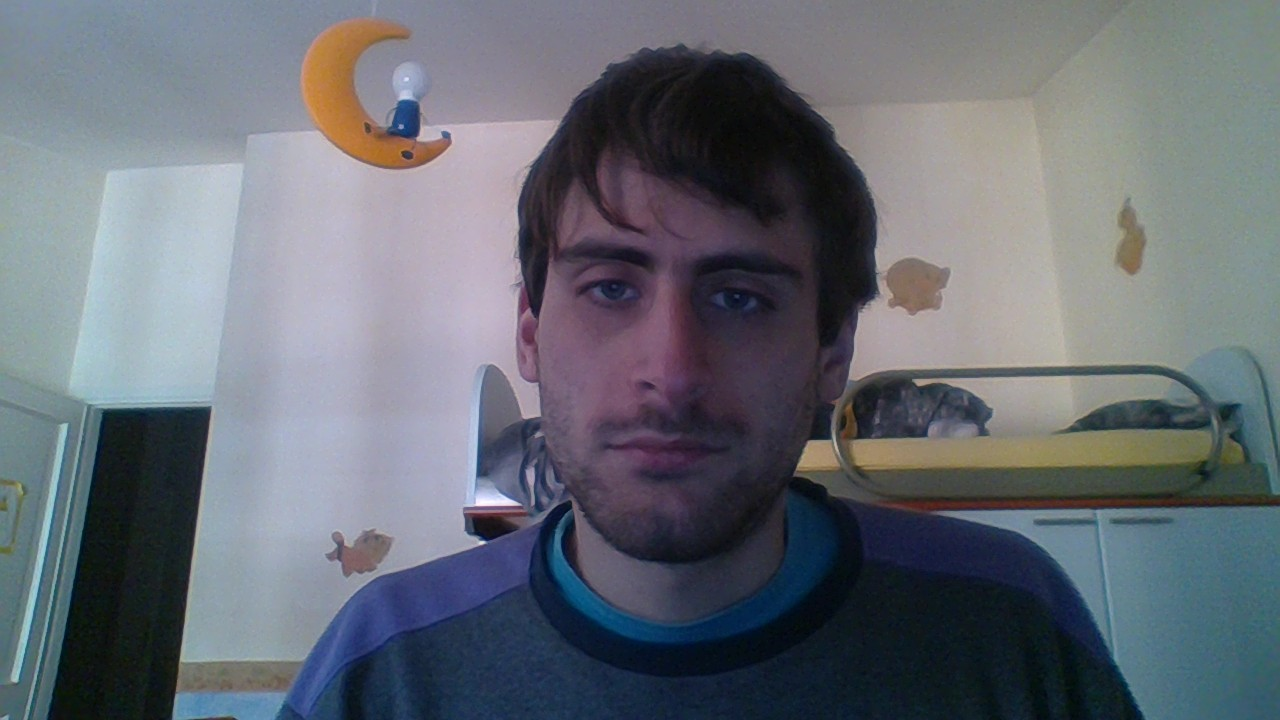
#> input picture server/probes/0.jpg, 1280 x 720 px; its folder holds only this picture in this run
$ python FaceRecMul.py
#> lines starting #> are read from the running program, lines starting #| are printed output that depends on the picture
import numpy as np
import cv2
import pickle
import os
import sys

face_cascade = cv2.CascadeClassifier('cascades/data/haarcascade_frontalface_alt2.xml')
eye_cascade = cv2.CascadeClassifier('cascades/data/haarcascade_eye.xml')

BASE_DIR = os.path.dirname(os.path.abspath(__file__))

DirName = os.path.join(BASE_DIR, "probes")


#we use the recognizer trained with walkImage.py
recognizer = cv2.face.LBPHFaceRecognizer_create()
recognizer.read("trainer.yml")

#dictionary for the labels
labels = {"person_name": 1}
with open("labels.pickle", 'rb') as f:
#> (reads server/labels.pickle from the repository)
    og_labels = pickle.load(f)
    labels = {v:k for k,v in og_labels.items()}

listName = {}

for root, dirs, files in os.walk(DirName):
    for file in files:
        if file.endswith("png") or file.endswith("jpg"):
            path = os.path.join(root, file)
            frame = cv2.imread(path, 1)
#> frame is the input picture: shape (720, 1280, 3); mean B, G, R 116.4, 108, 103
            gray  = cv2.cvtColor(frame, cv2.COLOR_BGR2GRAY) # for template matching we need grayscale
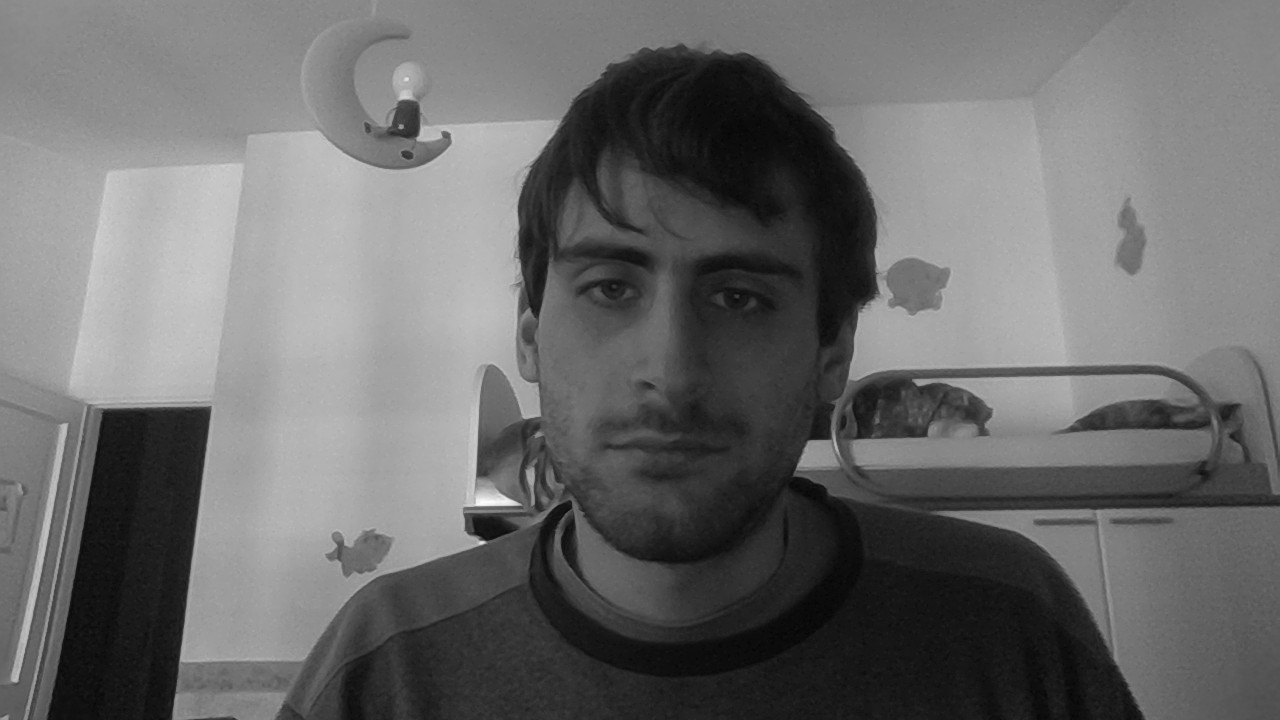
#> gray: shape (720, 1280); min 5, max 252, mean 107.4
            faces = face_cascade.detectMultiScale(gray, scaleFactor=1.1, minNeighbors=3)
#> faces = [[492, 153, 359, 359]]
            for (x, y, w, h) in faces:
                roi_gray = gray[y:y+h, x:x+w]
                roi_color = frame[y:y+h, x:x+w]
                flagEyes = 0

                #looking for eyes
                eyes = eye_cascade.detectMultiScale(roi_gray)
                for (ex,ey,ew,eh) in eyes:
                    flagEyes += 1

                #a detected face must have at least 2 eyes
                if flagEyes >= 2:
                    id_, theta = recognizer.predict(roi_gray)
                    if theta<= 60:
                        name = labels[id_]
                        if name in listName:
                            listName[name]+=1
                        else:
                            listName[name]=1
#> this loop made 1 pass
#> (x, y, w, h, eyes, id_, theta) on pass 1: (492, 153, 359, 359, [[80, 101, 73, 73], [194, 91, 105, 105]], 0, 31.49)
#> pass 1, `roi_gray = gray[y:y+h, x:x+w]`:
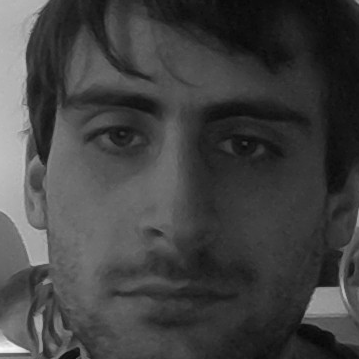
#> roi_gray: shape (359, 359); min 7, max 249, mean 66.3
#> pass 1, `roi_color = frame[y:y+h, x:x+w]`:
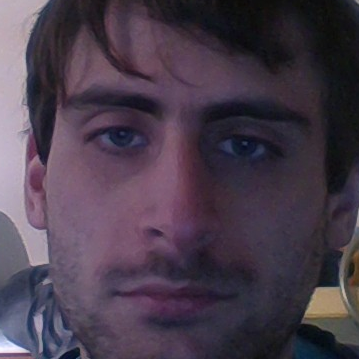
#> roi_color: shape (359, 359, 3); mean B, G, R 75.6, 61, 73.1
#> after the loop, listName = {'albo': 1}

j=0
p=""
for k,v in listName.items():
    if v>j:
        j=v
        p=k
#> this loop made 1 pass
#> (k, v, j, p) on pass 1: ('albo', 1, 1, 'albo')
#> after the loop, j = 1
print(p)
#| albo
